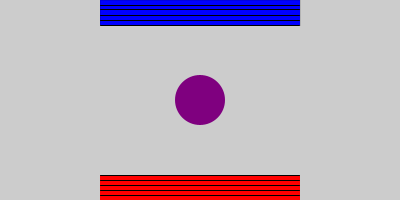
Frame 1 (no input)
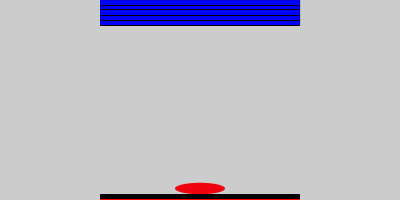
Frame 60 (the mouse pressed at the canvas centre just before this capture)
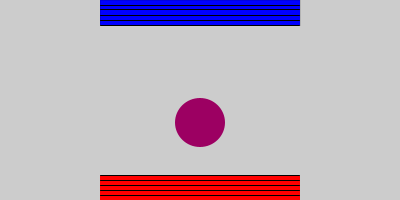
Frame 120 (the mouse held since frame 60 and released just before this capture)

The Processing sketch that drew these frames (run headless with seeded random() and noise(); from frame 60 on, the mouse is pressed at the canvas centre):

// Processing sketch: processing_4975
// ── processing_4975.pde

/**
  A simple ball animation made by Cym - http://cymspace.net/
  This is my homework for the processing class ;-)
  Made on Monday, October 5, 2009
  
  Press the mousebutton and drag the mouse to change the x position.
  
  This sketch uses a very linear movement.
  It would be nicer if the ball would speed up and slow down.
*/
 
// For the position of the ellipse we need 2 variables, one for the x and one for the y
float xPosition;
float yPosition;
float yDirection;

float xSize;
float ySize;
float yBounceSize;
float yBounceSizeTop;
float yBounceSizeBottom;

float yLineTop;
float yLineBottom;

float xLineStart;
float xLineEnd;
 
float xMouseStart;
float xMouseMove;
 
void setup() {
  size(400,200);
  frameRate(60);
  smooth();
 
  // We begin with the ellipse in the middle of the screen
  xPosition = width/2;
  yPosition = height/2;
  
  // the speed of the ball is a combination of yDirection and frameRate
  yDirection = 1.5;
  
  xSize = 50;
  ySize = 50;
  yBounceSize = ySize;
  yBounceSizeTop = yBounceSize;
  yBounceSizeBottom = yBounceSize;
}
 
void draw() {
  // draw the background
  background(204);
  rectMode(CENTER);
  
  // draw the ellipse
  noStroke();
  float percentage = (yPosition/(height/100));
  float red = (percentage/100)*255;
  float blue = 255-((percentage/100)*255);
  fill(red,0,blue);
  ellipse(xPosition, yPosition, xSize, yBounceSize);

  xLineStart=xPosition-(width*0.25);
  xLineEnd=xPosition+(width*0.25)-1;

  // the bottom lines  
  yLineBottom = height-(yBounceSizeBottom/2);
  
  strokeWeight(0);
  fill(255,0,0);
  rect(xPosition,yLineBottom+(yBounceSizeBottom/4),width*0.5,yBounceSizeBottom/2);

  strokeWeight(1);
  stroke(0);
  line(xLineStart,yLineBottom,xLineEnd,yLineBottom);
  line(xLineStart,yLineBottom+((yBounceSizeBottom/2)*0.2),xLineEnd,yLineBottom+((yBounceSizeBottom/2)*0.2));
  line(xLineStart,yLineBottom+((yBounceSizeBottom/2)*0.4),xLineEnd,yLineBottom+((yBounceSizeBottom/2)*0.4));
  line(xLineStart,yLineBottom+((yBounceSizeBottom/2)*0.6),xLineEnd,yLineBottom+((yBounceSizeBottom/2)*0.6));
  line(xLineStart,yLineBottom+((yBounceSizeBottom/2)*0.8),xLineEnd,yLineBottom+((yBounceSizeBottom/2)*0.8));
  
  // the top lines
  yLineTop = yBounceSizeTop/2;
    
  strokeWeight(0);
  fill(0,0,255);
  rect(xPosition,yBounceSizeTop/4,width*0.5,yBounceSizeTop/2);

  strokeWeight(1);
  stroke(0);
  line(xLineStart,yLineTop,xLineEnd,yLineTop);
  line(xLineStart,yLineTop-((yBounceSizeTop/2)*0.2),xLineEnd,yLineTop-((yBounceSizeTop/2)*0.2));
  line(xLineStart,yLineTop-((yBounceSizeTop/2)*0.4),xLineEnd,yLineTop-((yBounceSizeTop/2)*0.4));
  line(xLineStart,yLineTop-((yBounceSizeTop/2)*0.6),xLineEnd,yLineTop-((yBounceSizeTop/2)*0.6));
  line(xLineStart,yLineTop-((yBounceSizeTop/2)*0.8),xLineEnd,yLineTop-((yBounceSizeTop/2)*0.8));
   
  yPosition = yPosition + yDirection;
  
  if (yPosition >= height || yPosition <= 0) {
    yDirection = yDirection*(-1);
  }

  if (yPosition > height-ySize) {
    yBounceSize = height-yPosition;
    yBounceSizeBottom = yBounceSize;
  } else if (yPosition < ySize) {
    yBounceSize = yPosition;
    yBounceSizeTop = yBounceSize;
  }
}
 
void mousePressed() {
  xMouseStart = mouseX;
}

void mouseDragged() {
  xMouseMove = mouseX-xMouseStart;
  xMouseStart = mouseX;
  xPosition = constrain(xPosition + xMouseMove,width*0.25,width*0.75);
}
